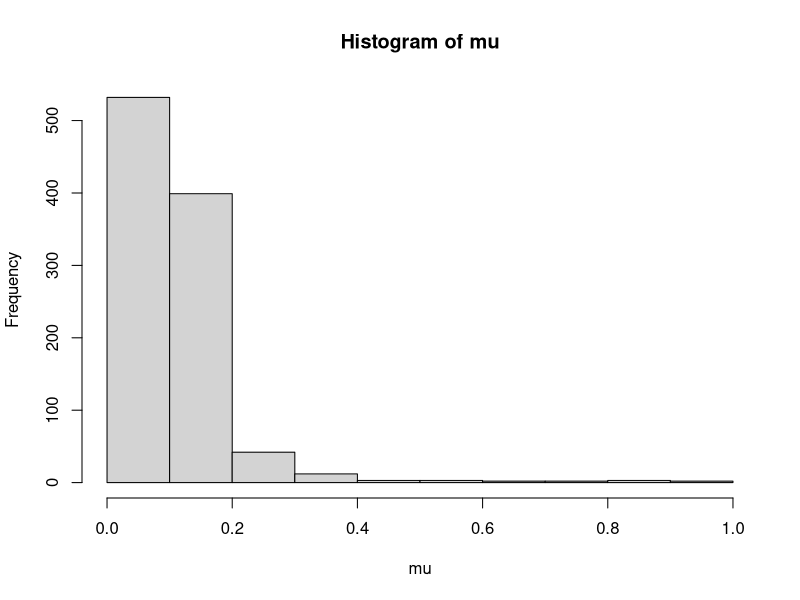

Here is the R script that generated this plot: (Note: this script raises an error after producing the figure.)
# load the relevant packages
packages <- c("dplyr","tidyverse","ggplot2","SuperLearner","VIM","recipes","resample","caret","SuperLearner",
              "data.table","nnls","mvtnorm","ranger","xgboost","splines","Matrix","xtable","pROC","arm",
              "polspline","ROCR","cvAUC", "KernelKnn", "gam","glmnet")
for (package in packages) {
  if (!require(package, character.only=T, quietly=T)) {
    install.packages(package,repos='http://lib.stat.cmu.edu/R/CRAN') 
  }
}

#-----------------------------------------------------------------------------------------------------------------------------------------------
# A. SIMULATE DATA
#-----------------------------------------------------------------------------------------------------------------------------------------------
# Simulate data set with 1000 observations
set.seed(123)
n=1000
sigma <- abs(matrix(runif(25,0,1), ncol=5))
sigma <- forceSymmetric(sigma)
sigma <- as.matrix(nearPD(sigma)$mat)
x <- rmvnorm(n, mean=c(0,.25,.15,0,.1), sigma=sigma)
modelMat<-model.matrix(as.formula(~ (x[,1]+x[,2]+x[,3]+x[,4]+x[,5])^3))
beta<-runif(ncol(modelMat)-1,0,1)
beta<-c(2,beta) # setting intercept
mu <- 1-plogis(modelMat%*%beta) # true underlying risk of the outcome
y<-rbinom(n,1,mu)

hist(mu);mean(y)

x<-data.frame(x)
D<-data.frame(x,y)

# Specify number of folds and create index for cross-validation
folds=5
index<-split(1:1000,1:folds)

# Split the data into 5 groups for 5-fold cross-validation
splt<-lapply(1:folds,function(ind) D[index[[ind]],])
# view the first 6 observations in the first [[1]] and second [[2]] folds
head(splt[[1]])
head(splt[[2]])

# screen.corRank from SuperLearner package
screen.corRank <- function (Y, X, family, method = "pearson", rank = 2, ...) 
{
  listp <- apply(X, 2, function(x, Y, method) {
    ifelse(var(x) <= 0, 1, cor.test(x, y = Y, method = method)$p.value)
  }, Y = Y, method = method)
  whichVariable <- (rank(listp) <= rank)
  return(whichVariable)
}



#-----------------------------------------------------------------------------------------------------------------------------------------------
#-----------------------------------------------------------------------------------------------------------------------------------------------
#-----------------------------------------------------------------------------------------------------------------------------------------------

#-----------------------------------------------------------------------------------------------------------------------------------------------
# B. FITTING SUPERLEARNER USING THE PACKAGE
#-----------------------------------------------------------------------------------------------------------------------------------------------
# Once without any variable screening
set.seed(123)
SL.glmnet_new <- create.Learner("SL.glmnet",params=list(nfolds=200))

sl.lib <- list("SL.mean", SL.glmnet_new$names)
SLfitY<-SuperLearner(Y=y,X=x,family="binomial",
                     method="method.AUC",
                     SL.library=sl.lib,
                     cvControl=list(V=folds, validRows=index))
# Look at coefficients and predictions
SLfitY
SLfitY$Z[,2]

# Once with screening (screen.corRank)
set.seed(123)
sl.lib <- list("SL.mean", SL.glmnet_new$names, c(SL.glmnet_new$names, "screen.corRank"))
SLfitY_scr<-SuperLearner(Y=y,X=x,family="binomial",
                         method="method.AUC",
                         SL.library=sl.lib,
                         cvControl=list(V=folds, validRows=index))
# Looking at coefficients, predictions, and which variables were selected
SLfitY_scr
SLfitY_scr$Z[,2]
SLfitY_scr$whichScreen
#-----------------------------------------------------------------------------------------------------------------------------------------------
#-----------------------------------------------------------------------------------------------------------------------------------------------
#-----------------------------------------------------------------------------------------------------------------------------------------------


#--------------------------------------------------------------------------------------------------------------------------------------------------------------
# C. CODING SUPERLEARNER BY HAND
#--------------------------------------------------------------------------------------------------------------------------------------------------------------
# In my actual project, we are doing it this way to be able to include a custom algorithm 
# Here, we just want to make sure that what we're doing gives the same results as the SuperLearner function

# Fitting individual algorithms on the training set (minus the ii-th validation set)
# We had to use leave-one-out cross-validation for cv.glmnet, nfolds = 200, because the folds for cross-validation within each CV fold are chosen at random
set.seed(123)
m1 <- lapply(1:folds,function(ii) weighted.mean(rbindlist(splt[-ii])$y)) #mean - SL function uses weighted.mean
m2 <- lapply(1:folds, function(ii) cv.glmnet(model.matrix(~-1 + ., do.call(rbind,splt[-ii])[,-6]), 
                                             do.call(rbind,splt[-ii])[,6], lambda=NULL, 
                                             nlambda = 100, type.measure="deviance", nfolds=200, family="binomial", alpha=1)) 

# Writing separate functions for variable selection and cv.glmnet with var selection
vsfunc <- function(ii){
  whichVar <- screen.corRank(Y=do.call(rbind,splt[-ii])[,6], X=do.call(rbind,splt[-ii])[,-6])
}
whichVar <- lapply(1:folds, function(z) vsfunc(z))


glmnet_func <- function(ii, w) {
  m3 <- cv.glmnet(model.matrix(~-1 + ., do.call(rbind,splt[-ii])[,-6][,whichVar[[ii]]]), 
                  do.call(rbind,splt[-ii])[,6], lambda=NULL, 
                  nlambda = 100, type.measure="deviance", nfolds=200, family="binomial", alpha=1)
  # return(m3)
}

m3 <- lapply(1:folds, function(z) glmnet_func(z))
# If I try to combine them into a single function, I get errors

# Use the model fits above to generate predictions in each fold
p1 <- lapply(1:folds, function(ii) rep(m1[[ii]], nrow(splt[[ii]])))
p2 <- lapply(1:folds, function(ii) predict(m2[[ii]], newx = model.matrix(~-1 + ., do.call(rbind,splt[ii])[,-6]), s="lambda.min", type="response"))

# Big question: I created whichVar on the folds that were included. Is it ok for me to now use this same vector to predict on that one that was left out?
predict_func <- function(ii) {
  p3 <- predict(m3[[ii]], newx = model.matrix(~-1 + ., do.call(rbind,splt[ii])[,-6][whichVar[[ii]]]), s="lambda.min", type="response")
  return(p3)
}

p3 <- lapply(1:folds, function(z) predict_func(z))

# Checking that predictions from what we did match SL function.
# Without variable selection:
cbind(sort(SLfitY$Z[,2]),sort(as.numeric(do.call(rbind,p2))),round(sort(SLfitY$Z[,2])-sort(as.numeric(do.call(rbind,p2))),4))
head(sort(SLfitY$Z[,2]))
head(sort(as.numeric(do.call(rbind,p2))))
# With variable selection
cbind(sort(SLfitY_scr$Z[,2]),sort(as.numeric(do.call(rbind,p3))),round(sort(SLfitY_scr$Z[,2])-sort(as.numeric(do.call(rbind,p3))),4))
head(sort(SLfitY_scr$Z[,2]))
head(sort(as.numeric(do.call(rbind,p3))))

# Updating dataframe 'splt' so that column 1 has the observed outcome (y)
# and subsequent columns contain the predictions we generated above
for(i in 1:folds){
  splt[[i]]<-cbind(splt[[i]][,6], p1[[i]], p2[[i]], p3[[i]])
}
# Looking just at the first few observations in the first fold
head(data.frame(splt[[1]]))

# Generating CV risk estimates
risk1<-lapply(1:folds,function(ii) 1-AUC(predictions=splt[[ii]][,2], labels=splt[[ii]][,1]))    # CV-risk for mean
risk2 <- lapply(1:folds, function(ii) 1-AUC(predictions=splt[[ii]][,3], labels=splt[[i]][,1]))  # CV-risk for glmnet all
risk3 <- lapply(1:folds, function(ii) 1-AUC(predictions=splt[[ii]][,4], labels=splt[[i]][,1]))  # CV-risk for glmnet screen corRank
# And combining them
a<-rbind(cbind("mean",mean(do.call(rbind, risk1),na.rm=T)),
         cbind("glmnet",mean(do.call(rbind, risk2),na.rm=T)),
         cbind("glmnet_select",mean(do.call(rbind,risk3), na.rm=T)))
# Also combine predicted probabilities for the metalearner
X<-data.frame(do.call(rbind,splt),row.names=NULL);  names(X)<-c("y","AC.mean","AC.glmnet_All","AC.glmnet_screen.corRank")

# Define the function we want to optimize 
bounds = c(0, Inf)
SL.r<-function(A, y, par){
  A<-as.matrix(A)
  names(par)<-c("AC.mean","AC.glmnet_All","AC.glmnet_screen.corRank")
  predictions <- crossprod(t(A),par)
  cvRisk <- 1 - AUC(predictions = predictions, labels = y)
}

# Optimization step
init <- rep(1/3, 3)
fit <- optim(par=init, fn=SL.r, A=X[,2:4], y=X[,1], 
             method="L-BFGS-B",lower=bounds[1],upper=bounds[2])

# Check that convergence was achieved
fit

# Normalize coefficients and look at them
alpha<-fit$par/sum(fit$par)
alpha

# Compare output from SL function and hand-coded function 
SLfitY_scr
alpha
#-----------------------------------------------------------------------------------------------------------------------------------------------
#-----------------------------------------------------------------------------------------------------------------------------------------------
#-----------------------------------------------------------------------------------------------------------------------------------------------
